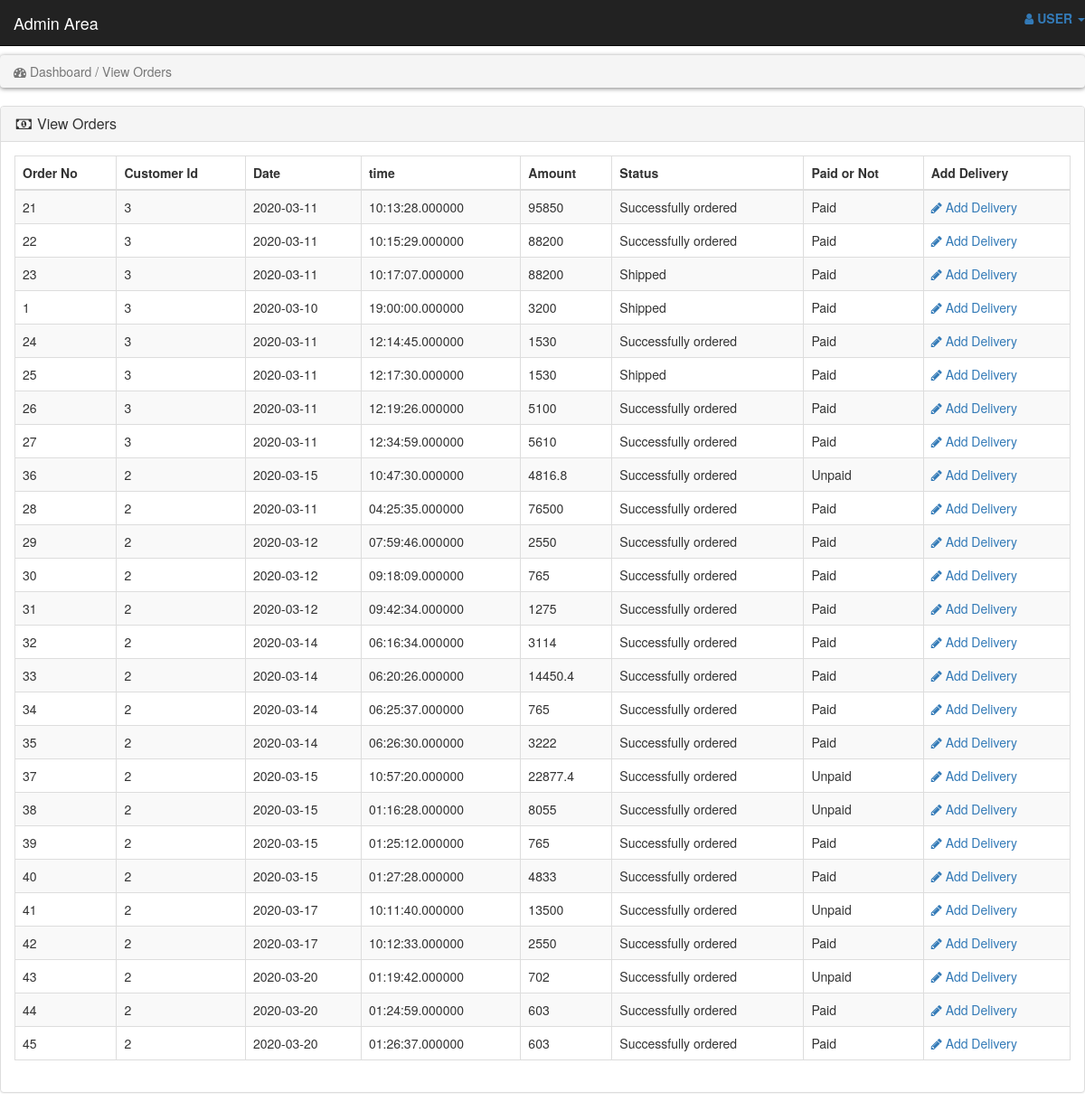
The app's page /admin_area/view_order.php with its own data.
### tables this page shows
CREATE TABLE IF NOT EXISTS `cus_order` (
  `OrderNo` int(50) NOT NULL,
  `Cus_ID` int(50) NOT NULL,
  `Ordered_Date` date NOT NULL,
  `Ordered_Time` time(6) NOT NULL,
  `Total_Amount` double NOT NULL,
  `Order_Status` varchar(255) NOT NULL,
  `Paid_or_Unpaid` varchar(255) NOT NULL,
  PRIMARY KEY (`OrderNo`),
  KEY `Cus_ID` (`Cus_ID`)
);

### admin_area/view_order.php (the view, shortened to what this page needs)
<!DOCTYPE html>
<html lang="en">
<head>
    <link rel="stylesheet" href="style.css">
    <link rel="stylesheet" href="https://maxcdn.bootstrapcdn.com/bootstrap/3.4.1/css/bootstrap.min.css">
    <link rel="stylesheet" href="https://cdnjs.cloudflare.com/ajax/libs/font-awesome/4.7.0/css/font-awesome.min.css">
</head>
<body>
<?php
include("includes/header.php");
?>
<br>
<div class="row">
    <div class="col-lg-12">
       <ol class="breadcrumb">
            <li class="active">
                <i class="fa fa-dashboard"></i> Dashboard / View Orders
            </li>
        </ol>
    </div>
</div>
<div class="row">
    <div class="col-lg-12">
        <div class="panel panel-default">
            <div class="panel-heading">
                <h3 class="panel-title">
                    <i class="fa fa-money fa-fw"></i>   View Orders
                </h3>
            </div>
            <div class="panel-body">
                <div class="table-responsive">
                    <table class="table table-striped table-bordered table-hover">
                        <thead>
                            <tr>
                                <th>Order No</th>
                                <th>Customer Id</th>
                                <th>Date</th>
                                <th>time</th>
                                <th>Amount</th>
                                <th>Status</th>
                                <th>Paid or Not</th>
                                <th>Add Delivery</th>
                            </tr>
                        </thead>
                        <tbody>
                             <?php
                            $get_order = "select * from cus_order";
                            $run_order = mysqli_query($con,$get_order);
                            while($row_order=mysqli_fetch_array($run_order)){
                                $order_no = $row_order['OrderNo'];
                                $cus_id = $row_order['Cus_ID'];
                                $date = $row_order['Ordered_Date'];
                                $time = $row_order['Ordered_Time'];
                                $total= $row_order['Total_Amount'];
                                $status= $row_order['Order_Status'];
                                $paid_or_not = $row_order['Paid_or_Unpaid'];
                               ?>
                               <tr>
                                    <td><?php echo  $order_no; ?></td>
                                    <td><?php echo $cus_id; ?></td>
                                    <td><?php echo  $date; ?></td>
                                    <td><?php echo $time; ?></td>
                                    <td><?php echo $total; ?></td>
                                    <td><?php echo $status; ?></td>
                                    <td><?php echo $paid_or_not; ?></td>
                                    <td>
                                         <a href="insert_delivery.php?add_delivery=<?php echo $order_no; ?>">
                                        <i class="fa fa-pencil"></i> Add Delivery
                                        </a>
                                    </td>
                               </tr>
                            <?php } ?>
                        </tbody>
                    </table>
                </div>
            </div>
</div>
            </div>
    </div>
</body>
</html>

### style.css (style rules this page uses)
* body { font-size: 14px; line-height: 1.42857143; color: #333333; background: #f0f0f0; overflow-x: hidden; }
.breadcrumb { padding: 8px 15px; margin-bottom: 20px; background: #ffffff; border-radius: 5px; box-shadow: 0px 1px 5px rgba(0, 0, 0, .5); }

### records on screen
cus_order: OrderNo "21", Cus_ID "3", Ordered_Date "2020-03-11", Ordered_Time "10:13:28.000000", Total_Amount "95850", Order_Status "Successfully ordered", Paid_or_Unpaid "Paid"
cus_order: OrderNo "22", Cus_ID "3", Ordered_Date "2020-03-11", Ordered_Time "10:15:29.000000", Total_Amount "88200", Order_Status "Successfully ordered", Paid_or_Unpaid "Paid"
cus_order: OrderNo "23", Cus_ID "3", Ordered_Date "2020-03-11", Ordered_Time "10:17:07.000000", Total_Amount "88200", Order_Status "Shipped", Paid_or_Unpaid "Paid"
cus_order: OrderNo "1", Cus_ID "3", Ordered_Date "2020-03-10", Ordered_Time "19:00:00.000000", Total_Amount "3200", Order_Status "Shipped", Paid_or_Unpaid "Paid"
cus_order: OrderNo "24", Cus_ID "3", Ordered_Date "2020-03-11", Ordered_Time "12:14:45.000000", Total_Amount "1530", Order_Status "Successfully ordered", Paid_or_Unpaid "Paid"
cus_order: OrderNo "25", Cus_ID "3", Ordered_Date "2020-03-11", Ordered_Time "12:17:30.000000", Total_Amount "1530", Order_Status "Shipped", Paid_or_Unpaid "Paid"
cus_order: OrderNo "26", Cus_ID "3", Ordered_Date "2020-03-11", Ordered_Time "12:19:26.000000", Total_Amount "5100", Order_Status "Successfully ordered", Paid_or_Unpaid "Paid"
cus_order: OrderNo "27", Cus_ID "3", Ordered_Date "2020-03-11", Ordered_Time "12:34:59.000000", Total_Amount "5610", Order_Status "Successfully ordered", Paid_or_Unpaid "Paid"
cus_order: OrderNo "36", Cus_ID "2", Ordered_Date "2020-03-15", Ordered_Time "10:47:30.000000", Total_Amount "4816.8", Order_Status "Successfully ordered", Paid_or_Unpaid "Unpaid"
cus_order: OrderNo "28", Cus_ID "2", Ordered_Date "2020-03-11", Ordered_Time "04:25:35.000000", Total_Amount "76500", Order_Status "Successfully ordered", Paid_or_Unpaid "Paid"
cus_order: OrderNo "29", Cus_ID "2", Ordered_Date "2020-03-12", Ordered_Time "07:59:46.000000", Total_Amount "2550", Order_Status "Successfully ordered", Paid_or_Unpaid "Paid"
cus_order: OrderNo "30", Cus_ID "2", Ordered_Date "2020-03-12", Ordered_Time "09:18:09.000000", Total_Amount "765", Order_Status "Successfully ordered", Paid_or_Unpaid "Paid"
cus_order: OrderNo "31", Cus_ID "2", Ordered_Date "2020-03-12", Ordered_Time "09:42:34.000000", Total_Amount "1275", Order_Status "Successfully ordered", Paid_or_Unpaid "Paid"
cus_order: OrderNo "32", Cus_ID "2", Ordered_Date "2020-03-14", Ordered_Time "06:16:34.000000", Total_Amount "3114", Order_Status "Successfully ordered", Paid_or_Unpaid "Paid"
cus_order: OrderNo "33", Cus_ID "2", Ordered_Date "2020-03-14", Ordered_Time "06:20:26.000000", Total_Amount "14450.4", Order_Status "Successfully ordered", Paid_or_Unpaid "Paid"
cus_order: OrderNo "34", Cus_ID "2", Ordered_Date "2020-03-14", Ordered_Time "06:25:37.000000", Total_Amount "765", Order_Status "Successfully ordered", Paid_or_Unpaid "Paid"
cus_order: OrderNo "35", Cus_ID "2", Ordered_Date "2020-03-14", Ordered_Time "06:26:30.000000", Total_Amount "3222", Order_Status "Successfully ordered", Paid_or_Unpaid "Paid"
cus_order: OrderNo "37", Cus_ID "2", Ordered_Date "2020-03-15", Ordered_Time "10:57:20.000000", Total_Amount "22877.4", Order_Status "Successfully ordered", Paid_or_Unpaid "Unpaid"
cus_order: OrderNo "38", Cus_ID "2", Ordered_Date "2020-03-15", Ordered_Time "01:16:28.000000", Total_Amount "8055", Order_Status "Successfully ordered", Paid_or_Unpaid "Unpaid"
cus_order: OrderNo "39", Cus_ID "2", Ordered_Date "2020-03-15", Ordered_Time "01:25:12.000000", Total_Amount "765", Order_Status "Successfully ordered", Paid_or_Unpaid "Paid"
cus_order: OrderNo "40", Cus_ID "2", Ordered_Date "2020-03-15", Ordered_Time "01:27:28.000000", Total_Amount "4833", Order_Status "Successfully ordered", Paid_or_Unpaid "Paid"
cus_order: OrderNo "41", Cus_ID "2", Ordered_Date "2020-03-17", Ordered_Time "10:11:40.000000", Total_Amount "13500", Order_Status "Successfully ordered", Paid_or_Unpaid "Unpaid"
cus_order: OrderNo "42", Cus_ID "2", Ordered_Date "2020-03-17", Ordered_Time "10:12:33.000000", Total_Amount "2550", Order_Status "Successfully ordered", Paid_or_Unpaid "Paid"
cus_order: OrderNo "43", Cus_ID "2", Ordered_Date "2020-03-20", Ordered_Time "01:19:42.000000", Total_Amount "702", Order_Status "Successfully ordered", Paid_or_Unpaid "Unpaid"
cus_order: OrderNo "44", Cus_ID "2", Ordered_Date "2020-03-20", Ordered_Time "01:24:59.000000", Total_Amount "603", Order_Status "Successfully ordered", Paid_or_Unpaid "Paid"
cus_order: OrderNo "45", Cus_ID "2", Ordered_Date "2020-03-20", Ordered_Time "01:26:37.000000", Total_Amount "603", Order_Status "Successfully ordered", Paid_or_Unpaid "Paid"
